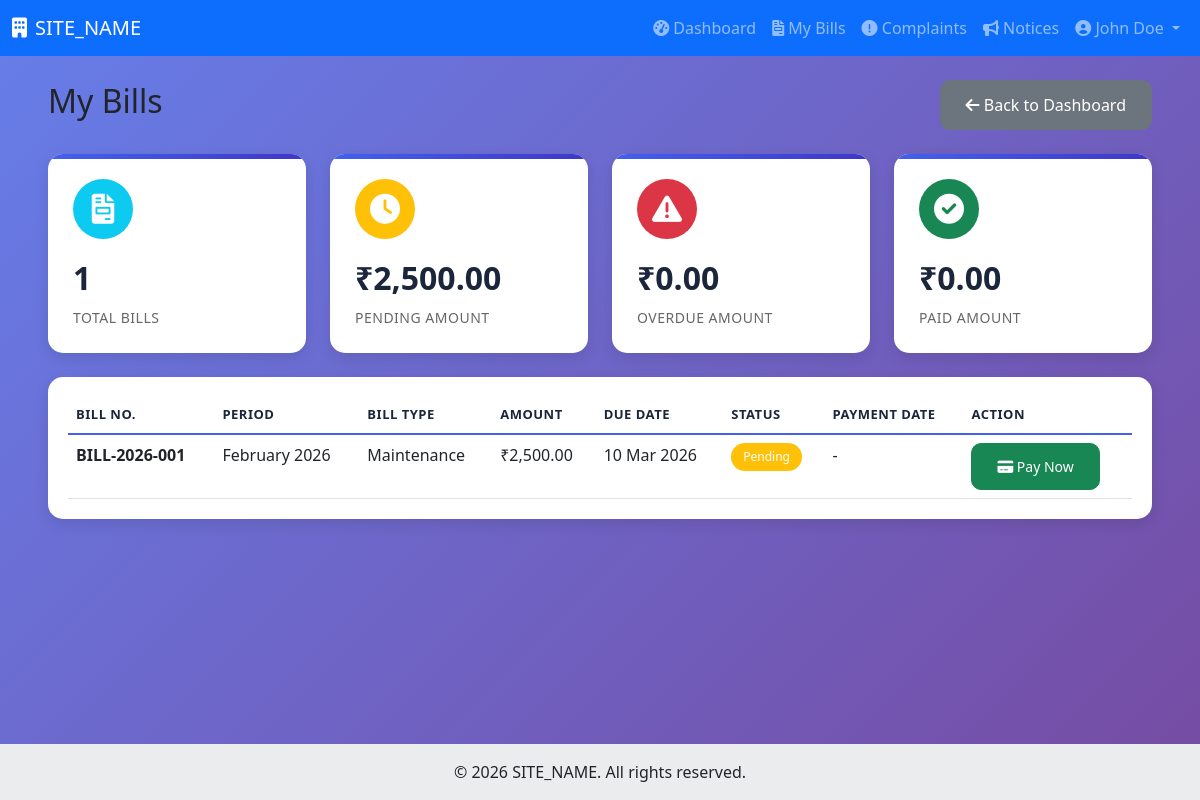
The app's page /resident/bills.php (signed in) with its own data.
### tables this page shows
CREATE TABLE bills (
    id INT PRIMARY KEY AUTO_INCREMENT,
    resident_id INT NOT NULL,
    bill_number VARCHAR(50) UNIQUE NOT NULL,
    amount DECIMAL(10,2) NOT NULL,
    tax DECIMAL(10,2) DEFAULT 0.00,
    total_amount DECIMAL(10,2) GENERATED ALWAYS AS (amount + tax) STORED,
    bill_type ENUM('maintenance', 'water', 'electricity', 'other') DEFAULT 'maintenance',
    month INT NOT NULL,
    year INT NOT NULL,
    description TEXT,
    due_date DATE NOT NULL,
    status ENUM('pending', 'paid', 'overdue', 'cancelled') DEFAULT 'pending',
    late_fee DECIMAL(10,2) DEFAULT 0.00,
    payment_date DATETIME,
    payment_method ENUM('cash', 'card', 'bank_transfer', 'online') NULL,
    transaction_id VARCHAR(100),
    created_at TIMESTAMP DEFAULT CURRENT_TIMESTAMP,
    updated_at TIMESTAMP DEFAULT CURRENT_TIMESTAMP ON UPDATE CURRENT_TIMESTAMP,
    FOREIGN KEY (resident_id) REFERENCES residents(id) ON DELETE CASCADE,
    INDEX idx_resident_bills (resident_id, status),
    INDEX idx_due_date (due_date)
);

### resident/bills.php (the view, shortened to what this page needs)
<?php
require_once '../includes/config.php';
$resident_id = $_SESSION['user_id'];
$bills = $conn->query("SELECT * FROM bills WHERE resident_id = $resident_id ORDER BY year DESC, month DESC");
include '../includes/header.php';
?>
<div class="container-fluid px-4">
    <div class="d-flex justify-content-between align-items-center mb-4">
        <h2>My Bills</h2>
        <a href="dashboard.php" class="btn btn-secondary">
            <i class="fas fa-arrow-left"></i> Back to Dashboard
        </a>
    </div>
    <?php
    $summary = $conn->query("SELECT
        COUNT(*) as total,
        SUM(CASE WHEN status = 'pending' THEN total_amount ELSE 0 END) as pending_amount,
        SUM(CASE WHEN status = 'overdue' THEN total_amount ELSE 0 END) as overdue_amount,
        SUM(CASE WHEN status = 'paid' THEN total_amount ELSE 0 END) as paid_amount
        FROM bills WHERE resident_id = $resident_id")->fetch_assoc();
    ?>
    <div class="row mb-4">
        <div class="col-md-3">
            <div class="dashboard-card">
                <div class="card-icon bg-info">
                    <i class="fas fa-file-invoice"></i>
                </div>
                <div class="card-value"><?php echo $summary['total']; ?></div>
                <div class="card-label">Total Bills</div>
            </div>
        </div>
        <div class="col-md-3">
            <div class="dashboard-card">
                <div class="card-icon bg-warning">
                    <i class="fas fa-clock"></i>
                </div>
                <div class="card-value">₹<?php echo number_format($summary['pending_amount'], 2); ?></div>
                <div class="card-label">Pending Amount</div>
            </div>
        </div>
        <div class="col-md-3">
            <div class="dashboard-card">
                <div class="card-icon bg-danger">
                    <i class="fas fa-exclamation-triangle"></i>
                </div>
                <div class="card-value">₹<?php echo number_format($summary['overdue_amount'], 2); ?></div>
                <div class="card-label">Overdue Amount</div>
            </div>
        </div>
        <div class="col-md-3">
            <div class="dashboard-card">
                <div class="card-icon bg-success">
                    <i class="fas fa-check-circle"></i>
                </div>
                <div class="card-value">₹<?php echo number_format($summary['paid_amount'], 2); ?></div>
                <div class="card-label">Paid Amount</div>
            </div>
        </div>
    </div>
    <div class="table-container">
        <div class="table-responsive">
            <table class="table table-hover">
                <thead>
                    <tr>
                        <th>Bill No.</th>
                        <th>Period</th>
                        <th>Bill Type</th>
                        <th>Amount</th>
                        <th>Due Date</th>
                        <th>Status</th>
                        <th>Payment Date</th>
                        <th>Action</th>
                    </tr>
                </thead>
                <tbody>
                    <?php if ($bills->num_rows > 0): ?>
                        <?php while($bill = $bills->fetch_assoc()): ?>
                        <tr>
                            <td><strong><?php echo $bill['bill_number']; ?></strong></td>
                            <td><?php echo date('F Y', mktime(0,0,0,$bill['month'],1,$bill['year'])); ?></td>
                            <td><?php echo ucfirst($bill['bill_type']); ?></td>
                            <td>
                                ₹<?php echo number_format($bill['total_amount'], 2); ?>
                            </td>
                            <td>
                                <?php echo date('d M Y', strtotime($bill['due_date'])); ?>
                            </td>
                            <td>
                                <span class="badge bg-<?php
                                    echo $bill['status'] == 'paid' ? 'success' :
                                        ($bill['status'] == 'pending' ? 'warning' : 'danger');
                                ?>">
                                    <?php echo ucfirst($bill['status']); ?>
                                </span>
                            </td>
                            <td>
                                <?php if($bill['payment_date']): ?>
                                    <?php echo date('d M Y', strtotime($bill['payment_date'])); ?>
                                <?php else: ?>
                                    -
                                <?php endif; ?>
                            </td>
                            <td>
                                <?php if($bill['status'] == 'pending'): ?>
                                    <a href="pay_bill.php?id=<?php echo $bill['id']; ?>" class="btn btn-sm btn-success">
                                        <i class="fas fa-credit-card"></i> Pay Now
                                    </a>
                                <?php elseif($bill['status'] == 'paid'): ?>
                                    <button class="btn btn-sm btn-outline-success" disabled>
                                        <i class="fas fa-check"></i> Paid
                                    </button>
                                <?php endif; ?>
                            </td>
                        </tr>
                        <?php endwhile; ?>
                    <?php else: ?>
                        <tr>
                            <td colspan="8" class="text-center py-4">No bills found</td>
                        </tr>
                    <?php endif; ?>
                </tbody>
            </table>
        </div>
    </div>
</div>
<?php include '../includes/footer.php'; ?>

### assets/css/js/images/style.css (style rules this page uses)
:root { --primary-color: #4361ee; --secondary-color: #3f37c9; --success-color: #4cc9f0; --danger-color: #f72585; --warning-color: #f8961e; --info-color: #4895ef; --dark-color: #1b263b; --light-color: #f8f9fa; }
* { margin: 0; padding: 0; box-sizing: border-box; }
body { font-family: 'Segoe UI', Tahoma, Geneva, Verdana, sans-serif; background: linear-gradient(135deg, #667eea 0%, #764ba2 100%); min-height: 100vh; display: flex; flex-direction: column; }
.dashboard-card { background: white; border-radius: 15px; padding: 25px; box-shadow: 0 5px 15px rgba(0,0,0,0.1); transition: all 0.3s ease; position: relative; overflow: hidden; }
.dashboard-card::before { content: ''; position: absolute; top: 0; left: 0; right: 0; height: 5px; background: linear-gradient(90deg, var(--primary-color), var(--secondary-color)); }
.card-icon { width: 60px; height: 60px; border-radius: 50%; display: flex; align-items: center; justify-content: center; margin-bottom: 15px; }
.card-icon i { font-size: 30px; color: white; }
.card-value { font-size: 32px; font-weight: 700; color: var(--dark-color); margin-bottom: 5px; }
.card-label { color: #666; font-size: 14px; text-transform: uppercase; letter-spacing: 0.5px; }
.table-container { background: white; border-radius: 15px; padding: 20px; box-shadow: 0 5px 15px rgba(0,0,0,0.1); }
.table { margin-bottom: 0; }
.table thead th { border-bottom: 2px solid var(--primary-color); color: var(--dark-color); font-weight: 600; text-transform: uppercase; font-size: 13px; letter-spacing: 0.5px; }
.table tbody tr { transition: background-color 0.3s; }
.badge { padding: 8px 12px; border-radius: 30px; font-weight: 500; font-size: 12px; }
.btn { padding: 12px 25px; border-radius: 10px; font-weight: 500; transition: all 0.3s; }

### records on screen
bills: bill_number "BILL-2026-001", month+year "February 2026", bill_type "Maintenance", total_amount "2,500.00", due_date "10 Mar 2026", status "Pending"

### other values on screen
SITE_NAME "SITE_NAME"
$_SESSION['user_name'] "John Doe"
$summary['total'] "1"
$summary['pending_amount'] "2,500.00"
$summary['overdue_amount'] "0.00"
$summary['paid_amount'] "0.00"
